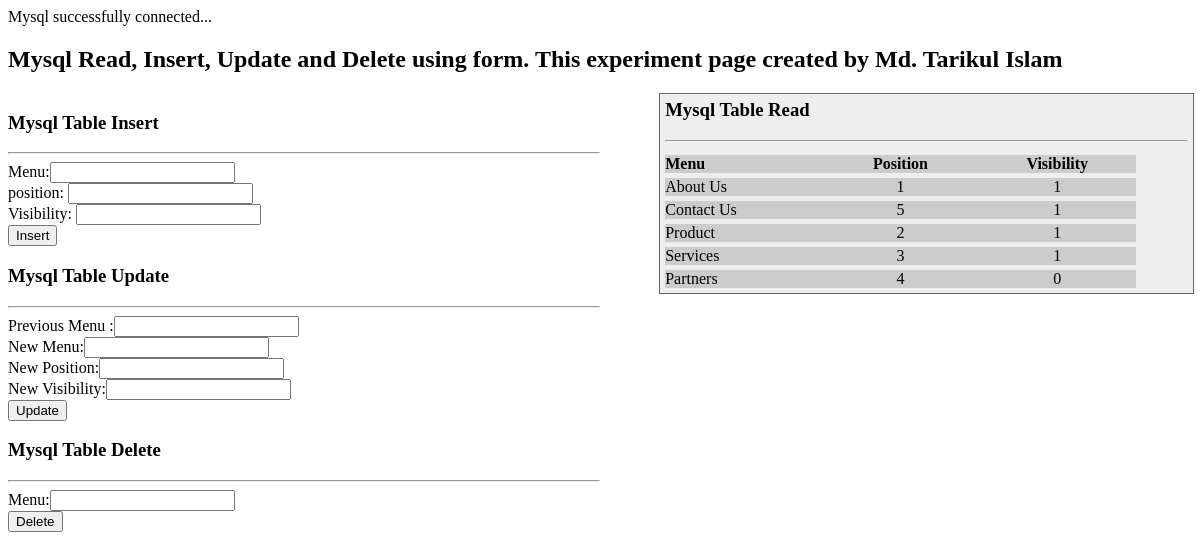
Page /mysqlALL.php on the committed database.
### tables this page shows
CREATE TABLE `test_table` (
  `id` int(4) NOT NULL,
  `menu_name` varchar(25) NOT NULL,
  `position` int(2) DEFAULT NULL,
  `visibility` tinyint(1) NOT NULL
);

### mysqlALL.php (the view, shortened to what this page needs)
<?php
	$dbhost="localhost";
	$dbuser="dbtest";
	$dbpass="dbtest";
	$dbname="testdb";
	$connect=mysqli_connect($dbhost,$dbuser,$dbpass,$dbname);
?>
<!doctype html>
<html>
<head>
<link rel="stylesheet" type="text/css" href="css/mysqlALL.css">
</head>
<body>
<div width=100%>
	<h2>Mysql Read, Insert, Update and Delete using form. This experiment page created by Md. Tarikul Islam</h2>
</div>
<div class="content">
	<div class="cud">
		<div>
			<h3>Mysql Table Insert</h3>
			<hr>
			<form action="mysqlALL.php" method="post">
				Menu:<input type="text" name="insert_menu" value=""><br>
				position: <input type="text" name="insert_position" value=""><br>
				Visibility: <input type="text" name="insert_visibility" value=""><br>
				<input type="submit" name="insert" value="Insert">
			</form>
		</div>
		<div>
			<h3>Mysql Table Update</h3>
			<hr>
			<form action="mysqlALL.php" method="post">
				Previous Menu :<input type="text" name="previous_menu" value=""><br>
				New Menu:<input type="text" name="update_menu" value=""><br>
				New Position:<input type="text" name="update_position" value=""><br>
				New Visibility:<input type="text" name="update_visibility" value=""><br>
				<input type="submit" name="update" value="Update">
			</form>
		</div>
		<div>
			<h3>Mysql Table Delete</h3>
			<hr>
			<form action="mysqlALL.php" method="post">
				Menu:<input type="text" name="delete_menu" value=""><br>
				<input type="submit" name="delete" value="Delete">
			</form>
		</div>
	</div>
	<div class="read">
		<div class="table">
		<h3>Mysql Table Read</h3>
		<hr>
			<div class="tableROW">
				<div class="tableCUL"><strong>Menu</strong></div>
				<div class="tableCUL" style= text-align:center><strong>Position</strong></div>
				<div class="tableCUL" style= text-align:center><strong>Visibility</strong></div>
			</div>
			<?php
			$id_query = "select id from test_table";
			$id_res = mysqli_query($connect,$id_query);
			while($row=mysqli_fetch_assoc($id_res)){
				$id = $row["id"];
				echo "<div class=\"tableROW\">";
				$read  = "select * from test_table ";
				$read .= "where id=$id ";
				$read_result= mysqli_query($connect,$read);
				if($read_result){
					$read_row=mysqli_fetch_assoc($read_result);
					echo "<div class=\"tableCUL\">";
					echo $read_row["menu_name"];
					echo "</div>";
				}
				else{die("There are some error to Read Mysql Table");}
				$read_result= mysqli_query($connect,$read);
				if($read_result){
					$read_row=mysqli_fetch_assoc($read_result);
					echo "<div class=\"tableCUL\" style= text-align:center>";
					echo $read_row["position"];
					echo "</div>";
				}
				else{die("There are some error to Read Mysql Table");}
				$read_result= mysqli_query($connect,$read);
				if($read_result){
					$read_row=mysqli_fetch_assoc($read_result);
					echo "<div class=\"tableCUL\" style= text-align:center>";
					echo $read_row["visibility"];
					echo "</div>";
				}
				else{die("There are some error to Read Mysql Table");}
			echo "</div>";
			}
			?>
		</div>
	</div>
	</div>
</body>
</html>

### css/mysqlALL.css (style rules this page uses)
.read { display:inline-block; width:45%; vertical-align: top; float: right; }
.cud { display:inline-block; width:50%; float: left; }
.content { display:inline-block; width: 100%; }
.table { display: table; width: 100%; background-color: #eee; border: 1px solid #666666; border-spacing: 5px; }
.tableROW { display: table-row; width: 100%; clear: both; }
.tableCUL { display: table-column; width: 30%; background-color: #ccc; float: left; }

### rows in the picture
test_table: menu_name "About Us", position "1", visibility "1"
test_table: menu_name "Contact Us", position "5", visibility "1"
test_table: menu_name "Product", position "2", visibility "1"
test_table: menu_name "Services", position "3", visibility "1"
test_table: menu_name "Partners", position "4", visibility "0"
